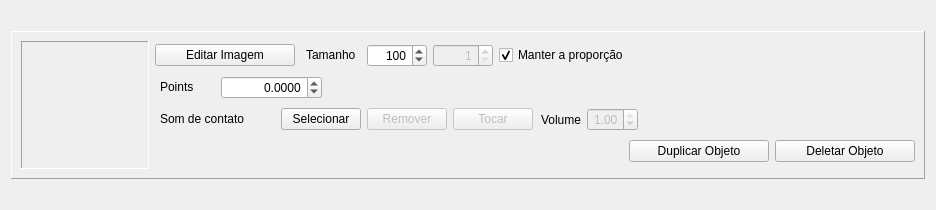
<?xml version="1.0" encoding="UTF-8"?>
<ui version="4.0">
 <class>ObjectWidget</class>
 <widget class="QWidget" name="ObjectWidget">
  <property name="geometry">
   <rect>
    <x>0</x>
    <y>0</y>
    <width>936</width>
    <height>210</height>
   </rect>
  </property>
  <property name="sizePolicy">
   <sizepolicy hsizetype="Preferred" vsizetype="Fixed">
    <horstretch>0</horstretch>
    <verstretch>0</verstretch>
   </sizepolicy>
  </property>
  <property name="windowTitle">
   <string>Forma</string>
  </property>
  <layout class="QGridLayout" name="gridLayout">
   <item row="0" column="0">
    <widget class="QFrame" name="frameObject">
     <property name="sizePolicy">
      <sizepolicy hsizetype="Preferred" vsizetype="Fixed">
       <horstretch>0</horstretch>
       <verstretch>0</verstretch>
      </sizepolicy>
     </property>
     <property name="frameShape">
      <enum>QFrame::Panel</enum>
     </property>
     <property name="frameShadow">
      <enum>QFrame::Raised</enum>
     </property>
     <layout class="QHBoxLayout" name="horizontalLayout_13">
      <item>
       <widget class="QLabel" name="label_Image">
        <property name="sizePolicy">
         <sizepolicy hsizetype="Fixed" vsizetype="Fixed">
          <horstretch>0</horstretch>
          <verstretch>0</verstretch>
         </sizepolicy>
        </property>
        <property name="minimumSize">
         <size>
          <width>128</width>
          <height>128</height>
         </size>
        </property>
        <property name="maximumSize">
         <size>
          <width>128</width>
          <height>128</height>
         </size>
        </property>
        <property name="accessibleName">
         <string notr="true"/>
        </property>
        <property name="autoFillBackground">
         <bool>true</bool>
        </property>
        <property name="frameShape">
         <enum>QFrame::Panel</enum>
        </property>
        <property name="frameShadow">
         <enum>QFrame::Sunken</enum>
        </property>
        <property name="text">
         <string/>
        </property>
        <property name="scaledContents">
         <bool>false</bool>
        </property>
        <property name="alignment">
         <set>Qt::AlignCenter</set>
        </property>
        <property name="margin">
         <number>2</number>
        </property>
        <property name="indent">
         <number>0</number>
        </property>
       </widget>
      </item>
      <item>
       <layout class="QVBoxLayout" name="verticalLayout_Buttons">
        <item>
         <layout class="QHBoxLayout" name="horizontalLayout_SelectImage">
          <item>
           <widget class="QPushButton" name="pushButton_SelectImage">
            <property name="sizePolicy">
             <sizepolicy hsizetype="Fixed" vsizetype="Fixed">
              <horstretch>0</horstretch>
              <verstretch>0</verstretch>
             </sizepolicy>
            </property>
            <property name="minimumSize">
             <size>
              <width>140</width>
              <height>0</height>
             </size>
            </property>
            <property name="text">
             <string>Editar Imagem</string>
            </property>
           </widget>
          </item>
          <item>
           <widget class="QLabel" name="label_Size">
            <property name="sizePolicy">
             <sizepolicy hsizetype="Preferred" vsizetype="Fixed">
              <horstretch>0</horstretch>
              <verstretch>0</verstretch>
             </sizepolicy>
            </property>
            <property name="minimumSize">
             <size>
              <width>60</width>
              <height>0</height>
             </size>
            </property>
            <property name="text">
             <string>Tamanho</string>
            </property>
            <property name="indent">
             <number>5</number>
            </property>
           </widget>
          </item>
          <item>
           <widget class="QSpinBox" name="spinBox_Width">
            <property name="minimumSize">
             <size>
              <width>60</width>
              <height>0</height>
             </size>
            </property>
            <property name="alignment">
             <set>Qt::AlignRight|Qt::AlignTrailing|Qt::AlignVCenter</set>
            </property>
            <property name="minimum">
             <number>1</number>
            </property>
            <property name="maximum">
             <number>1920</number>
            </property>
            <property name="value">
             <number>100</number>
            </property>
           </widget>
          </item>
          <item>
           <widget class="QSpinBox" name="spinBox_Height">
            <property name="enabled">
             <bool>false</bool>
            </property>
            <property name="minimumSize">
             <size>
              <width>60</width>
              <height>0</height>
             </size>
            </property>
            <property name="alignment">
             <set>Qt::AlignRight|Qt::AlignTrailing|Qt::AlignVCenter</set>
            </property>
            <property name="minimum">
             <number>1</number>
            </property>
            <property name="maximum">
             <number>1920</number>
            </property>
           </widget>
          </item>
          <item>
           <widget class="QCheckBox" name="checkBox_KeepAspectRatio">
            <property name="sizePolicy">
             <sizepolicy hsizetype="Expanding" vsizetype="Fixed">
              <horstretch>0</horstretch>
              <verstretch>0</verstretch>
             </sizepolicy>
            </property>
            <property name="text">
             <string>Manter a proporção</string>
            </property>
            <property name="checked">
             <bool>true</bool>
            </property>
           </widget>
          </item>
          <item>
           <spacer name="horizontalSpacer_SelectImage">
            <property name="orientation">
             <enum>Qt::Horizontal</enum>
            </property>
            <property name="sizeHint" stdset="0">
             <size>
              <width>40</width>
              <height>20</height>
             </size>
            </property>
           </spacer>
          </item>
         </layout>
        </item>
        <item>
         <layout class="QHBoxLayout" name="horizontalLayout_Points">
          <item>
           <widget class="QLabel" name="label_Points">
            <property name="sizePolicy">
             <sizepolicy hsizetype="Preferred" vsizetype="Fixed">
              <horstretch>0</horstretch>
              <verstretch>0</verstretch>
             </sizepolicy>
            </property>
            <property name="minimumSize">
             <size>
              <width>60</width>
              <height>0</height>
             </size>
            </property>
            <property name="text">
             <string>Points</string>
            </property>
            <property name="indent">
             <number>5</number>
            </property>
           </widget>
          </item>
          <item>
           <widget class="QDoubleSpinBox" name="doubleSpinBox_Points">
            <property name="alignment">
             <set>Qt::AlignRight|Qt::AlignTrailing|Qt::AlignVCenter</set>
            </property>
            <property name="decimals">
             <number>4</number>
            </property>
            <property name="minimum">
             <double>-1000000.000000000000000</double>
            </property>
            <property name="maximum">
             <double>1000000.000000000000000</double>
            </property>
           </widget>
          </item>
          <item>
           <spacer name="horizontalSpacer_Points">
            <property name="orientation">
             <enum>Qt::Horizontal</enum>
            </property>
            <property name="sizeHint" stdset="0">
             <size>
              <width>40</width>
              <height>20</height>
             </size>
            </property>
           </spacer>
          </item>
         </layout>
        </item>
        <item>
         <layout class="QHBoxLayout" name="horizontalLayout_Sound">
          <item>
           <widget class="QLabel" name="label_Sound">
            <property name="sizePolicy">
             <sizepolicy hsizetype="Preferred" vsizetype="Fixed">
              <horstretch>0</horstretch>
              <verstretch>0</verstretch>
             </sizepolicy>
            </property>
            <property name="minimumSize">
             <size>
              <width>120</width>
              <height>0</height>
             </size>
            </property>
            <property name="text">
             <string>Som de contato</string>
            </property>
            <property name="indent">
             <number>5</number>
            </property>
           </widget>
          </item>
          <item>
           <widget class="QPushButton" name="pushButton_SoundSelect">
            <property name="sizePolicy">
             <sizepolicy hsizetype="Fixed" vsizetype="Fixed">
              <horstretch>0</horstretch>
              <verstretch>0</verstretch>
             </sizepolicy>
            </property>
            <property name="text">
             <string>Selecionar</string>
            </property>
           </widget>
          </item>
          <item>
           <widget class="QPushButton" name="pushButton_SoundRemove">
            <property name="enabled">
             <bool>false</bool>
            </property>
            <property name="sizePolicy">
             <sizepolicy hsizetype="Fixed" vsizetype="Fixed">
              <horstretch>0</horstretch>
              <verstretch>0</verstretch>
             </sizepolicy>
            </property>
            <property name="text">
             <string>Remover</string>
            </property>
           </widget>
          </item>
          <item>
           <widget class="QPushButton" name="pushButton_SoundPlay">
            <property name="enabled">
             <bool>false</bool>
            </property>
            <property name="sizePolicy">
             <sizepolicy hsizetype="Fixed" vsizetype="Fixed">
              <horstretch>0</horstretch>
              <verstretch>0</verstretch>
             </sizepolicy>
            </property>
            <property name="text">
             <string>Tocar</string>
            </property>
           </widget>
          </item>
          <item>
           <widget class="QLabel" name="label_Volume">
            <property name="text">
             <string>Volume</string>
            </property>
            <property name="indent">
             <number>2</number>
            </property>
           </widget>
          </item>
          <item>
           <widget class="QDoubleSpinBox" name="doubleSpinBox_Volume">
            <property name="enabled">
             <bool>false</bool>
            </property>
            <property name="alignment">
             <set>Qt::AlignRight|Qt::AlignTrailing|Qt::AlignVCenter</set>
            </property>
            <property name="maximum">
             <double>1.000000000000000</double>
            </property>
            <property name="singleStep">
             <double>0.100000000000000</double>
            </property>
            <property name="value">
             <double>1.000000000000000</double>
            </property>
           </widget>
          </item>
          <item>
           <spacer name="horizontalSpacer_Sound">
            <property name="orientation">
             <enum>Qt::Horizontal</enum>
            </property>
            <property name="sizeHint" stdset="0">
             <size>
              <width>40</width>
              <height>20</height>
             </size>
            </property>
           </spacer>
          </item>
         </layout>
        </item>
        <item>
         <layout class="QHBoxLayout" name="horizontalLayout_Size">
          <item>
           <spacer name="horizontalSpacer">
            <property name="orientation">
             <enum>Qt::Horizontal</enum>
            </property>
            <property name="sizeHint" stdset="0">
             <size>
              <width>40</width>
              <height>20</height>
             </size>
            </property>
           </spacer>
          </item>
          <item>
           <widget class="QPushButton" name="pushButton">
            <property name="minimumSize">
             <size>
              <width>140</width>
              <height>0</height>
             </size>
            </property>
            <property name="text">
             <string>Duplicar Objeto</string>
            </property>
           </widget>
          </item>
          <item>
           <widget class="QPushButton" name="pushButton_Delete">
            <property name="sizePolicy">
             <sizepolicy hsizetype="Fixed" vsizetype="Fixed">
              <horstretch>0</horstretch>
              <verstretch>0</verstretch>
             </sizepolicy>
            </property>
            <property name="minimumSize">
             <size>
              <width>140</width>
              <height>0</height>
             </size>
            </property>
            <property name="text">
             <string>Deletar Objeto</string>
            </property>
           </widget>
          </item>
         </layout>
        </item>
       </layout>
      </item>
     </layout>
    </widget>
   </item>
  </layout>
 </widget>
 <resources/>
 <connections/>
</ui>
